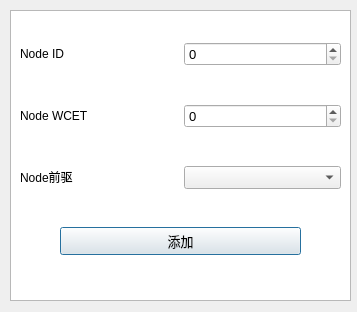
<?xml version="1.0" encoding="UTF-8"?>
<ui version="4.0">
 <class>addDAG</class>
 <widget class="QDialog" name="addDAG">
  <property name="windowModality">
   <enum>Qt::NonModal</enum>
  </property>
  <property name="geometry">
   <rect>
    <x>0</x>
    <y>0</y>
    <width>357</width>
    <height>312</height>
   </rect>
  </property>
  <property name="font">
   <font>
    <pointsize>10</pointsize>
   </font>
  </property>
  <property name="windowTitle">
   <string>DAG</string>
  </property>
  <widget class="QListWidget" name="listWidget">
   <property name="geometry">
    <rect>
     <x>10</x>
     <y>10</y>
     <width>341</width>
     <height>291</height>
    </rect>
   </property>
  </widget>
  <widget class="QWidget" name="verticalLayoutWidget">
   <property name="geometry">
    <rect>
     <x>20</x>
     <y>10</y>
     <width>321</width>
     <height>281</height>
    </rect>
   </property>
   <layout class="QVBoxLayout" name="verticalLayout">
    <item>
     <layout class="QVBoxLayout" name="verticalLayout_3">
      <item>
       <layout class="QHBoxLayout" name="horizontalLayout_7">
        <item>
         <widget class="QLabel" name="label">
          <property name="text">
           <string>&lt;html&gt;&lt;head/&gt;&lt;body&gt;&lt;p&gt;&lt;span style=&quot; font-size:9pt;&quot;&gt;Node ID&lt;/span&gt;&lt;/p&gt;&lt;/body&gt;&lt;/html&gt;</string>
          </property>
          <property name="alignment">
           <set>Qt::AlignLeading|Qt::AlignLeft|Qt::AlignVCenter</set>
          </property>
         </widget>
        </item>
        <item>
         <widget class="QSpinBox" name="spinBox">
          <property name="sizePolicy">
           <sizepolicy hsizetype="Ignored" vsizetype="Fixed">
            <horstretch>0</horstretch>
            <verstretch>0</verstretch>
           </sizepolicy>
          </property>
         </widget>
        </item>
       </layout>
      </item>
     </layout>
    </item>
    <item>
     <layout class="QHBoxLayout" name="horizontalLayout">
      <item>
       <widget class="QLabel" name="label_2">
        <property name="text">
         <string>&lt;html&gt;&lt;head/&gt;&lt;body&gt;&lt;p&gt;&lt;span style=&quot; font-size:9pt;&quot;&gt;Node WCET&lt;/span&gt;&lt;/p&gt;&lt;/body&gt;&lt;/html&gt;</string>
        </property>
        <property name="alignment">
         <set>Qt::AlignLeading|Qt::AlignLeft|Qt::AlignVCenter</set>
        </property>
       </widget>
      </item>
      <item>
       <widget class="QSpinBox" name="spinBox_2">
        <property name="sizePolicy">
         <sizepolicy hsizetype="Ignored" vsizetype="Fixed">
          <horstretch>0</horstretch>
          <verstretch>0</verstretch>
         </sizepolicy>
        </property>
       </widget>
      </item>
     </layout>
    </item>
    <item>
     <layout class="QHBoxLayout" name="horizontalLayout_2">
      <item>
       <widget class="QLabel" name="label_3">
        <property name="sizePolicy">
         <sizepolicy hsizetype="Preferred" vsizetype="Preferred">
          <horstretch>0</horstretch>
          <verstretch>0</verstretch>
         </sizepolicy>
        </property>
        <property name="text">
         <string>&lt;html&gt;&lt;head/&gt;&lt;body&gt;&lt;p&gt;&lt;span style=&quot; font-size:9pt;&quot;&gt;Node前驱&lt;/span&gt;&lt;/p&gt;&lt;/body&gt;&lt;/html&gt;</string>
        </property>
        <property name="alignment">
         <set>Qt::AlignLeading|Qt::AlignLeft|Qt::AlignVCenter</set>
        </property>
       </widget>
      </item>
      <item>
       <widget class="QComboBox" name="comboBox">
        <property name="sizePolicy">
         <sizepolicy hsizetype="Ignored" vsizetype="Fixed">
          <horstretch>0</horstretch>
          <verstretch>0</verstretch>
         </sizepolicy>
        </property>
       </widget>
      </item>
     </layout>
    </item>
    <item>
     <layout class="QHBoxLayout" name="horizontalLayout_8">
      <item>
       <spacer name="horizontalSpacer">
        <property name="orientation">
         <enum>Qt::Horizontal</enum>
        </property>
        <property name="sizeType">
         <enum>QSizePolicy::Fixed</enum>
        </property>
        <property name="sizeHint" stdset="0">
         <size>
          <width>40</width>
          <height>20</height>
         </size>
        </property>
       </spacer>
      </item>
      <item>
       <widget class="QPushButton" name="pushButton">
        <property name="sizePolicy">
         <sizepolicy hsizetype="Preferred" vsizetype="Fixed">
          <horstretch>0</horstretch>
          <verstretch>0</verstretch>
         </sizepolicy>
        </property>
        <property name="text">
         <string>添加</string>
        </property>
       </widget>
      </item>
      <item>
       <spacer name="horizontalSpacer_2">
        <property name="orientation">
         <enum>Qt::Horizontal</enum>
        </property>
        <property name="sizeType">
         <enum>QSizePolicy::Fixed</enum>
        </property>
        <property name="sizeHint" stdset="0">
         <size>
          <width>40</width>
          <height>20</height>
         </size>
        </property>
       </spacer>
      </item>
     </layout>
    </item>
   </layout>
  </widget>
 </widget>
 <resources/>
 <connections/>
</ui>
